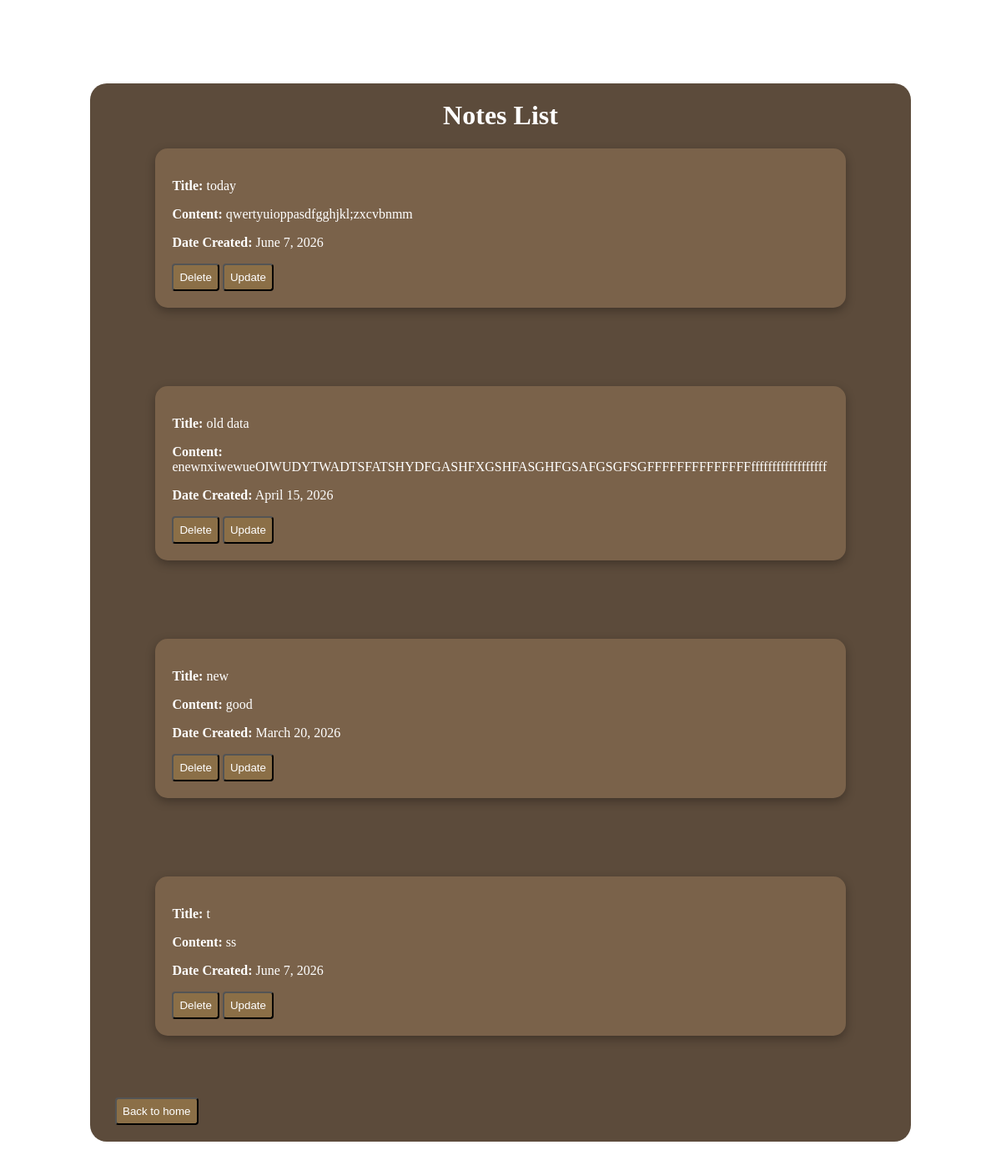
The page /notes_list/ (signed in) on the database as committed earlier.
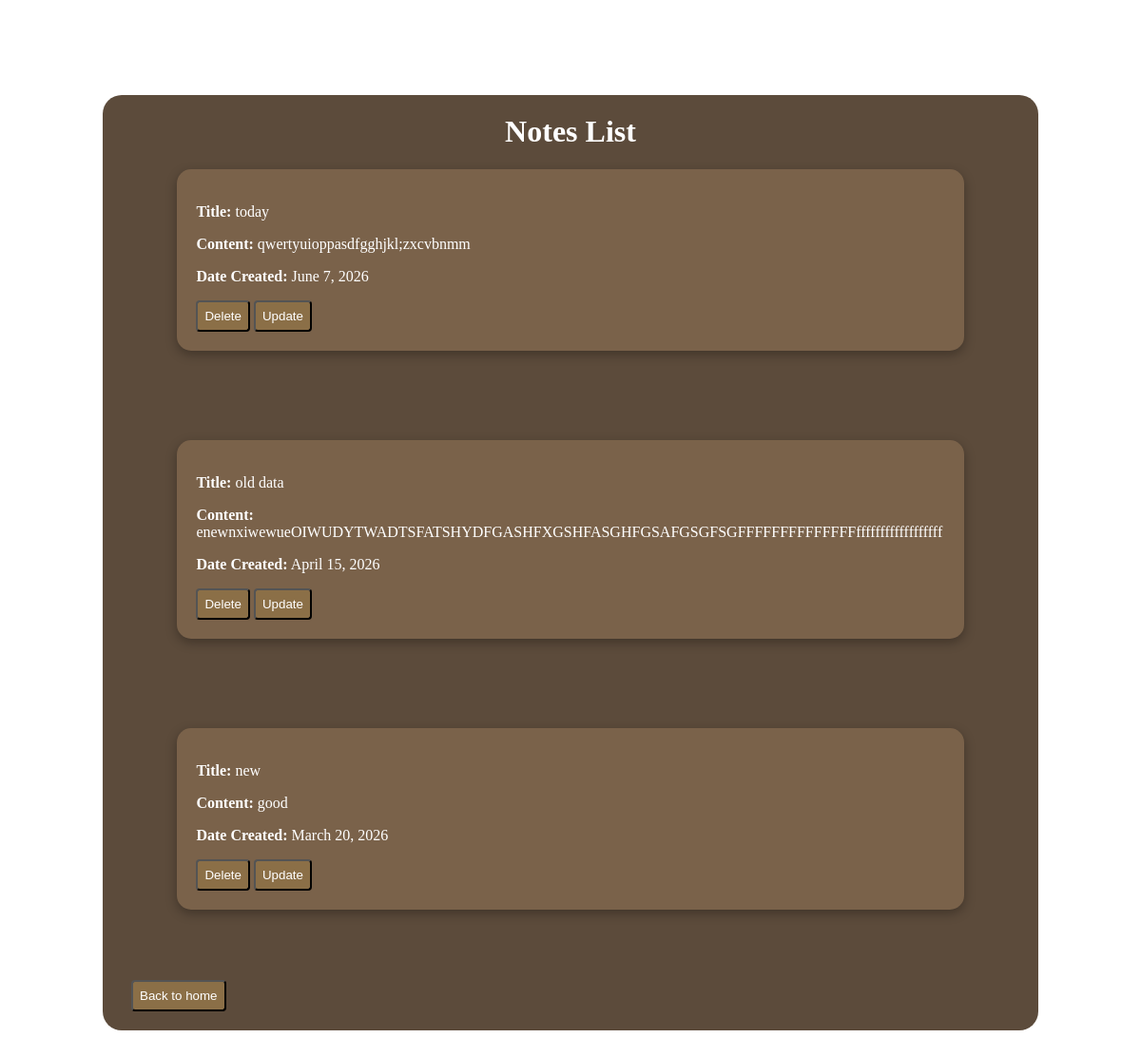
The same page on the database as committed later.
### app/models.py (models this page shows)
class Notes(models.Model):
    title = models.CharField(max_length=100)
    content = models.CharField(max_length=500)
    date = models.DateField()
    user = models.ForeignKey(User, on_delete=models.CASCADE, null=True, blank=True)

### app/views.py (the view)
# urls.py: path('notes_list/',views.notes_list,name='notes_list'),
def notes_list(request):
    notes = Notes.objects.filter(user=request.user)
    return render(request,'notes_list.html',{'notes':notes})

### app/templates/notes_list.html (shortened to what this page needs)
<!DOCTYPE html>
<html lang="en">
<head>
</head>
<body>
    <div class="cont">
    <h1 style="text-align:center; padding-top:20px;">Notes List</h1>
    {% for i in notes %}
        <div class="note-card">
            <p><strong>Title:</strong> {{i.title}}</p>
            <p><strong>Content:</strong> {{i.content}}</p>
            <p><strong>Date Created:</strong> {{i.date}}</p>
            <button>
                <a href="{% url 'delete_notes' i.id %}" style="text-decoration: none; color: white;">Delete</a>
            </button>
            <button>
                <a href="{% url 'update_notes' i.id %}" style="text-decoration: none; color: white;">Update</a>
            </button>
    </div>
        <br><br><br>
    {% endfor %}
    <button style="margin-left: 30px; margin-bottom: 20px;">
        <a href="{% url 'home' %}" style="text-decoration: none; color: white;">Back to home</a>
    </button>
    </div>
</body>
</html>

### app/templates/notes_list.html (style rules this page uses)
.cont { margin: 100px; box-shadow: 0 0 8px; background-color: #5C4B3B; color: white; border-radius: 20px; }
button { padding: 7px; background-color: #8B6F47; border-radius: 4px; color: white; }
body { background-image: url("https://static.vecteezy.com/system/resources/previews/055/310/723/non_2x/beige-journal-planer-page-with-dotted-square-grid-simple-square-graph-paper-texture-retro-bullet-notebook-pattern-background-repeated-school-math-sheet-wallpaper-note-paper-template-vector.jpg"); background-size: cover; background-position: center; }
.note-card { background-color: #7A624A; width: 80%; margin: 20px auto; padding: 20px; border-radius: 15px; box-shadow: 0 4px 12px rgba(0,0,0,0.3); transition: 0.3s; }

Rows that differ between the two databases and show on the page:
removed Notes: title "t", content "ss", date "June 7, 2026"
